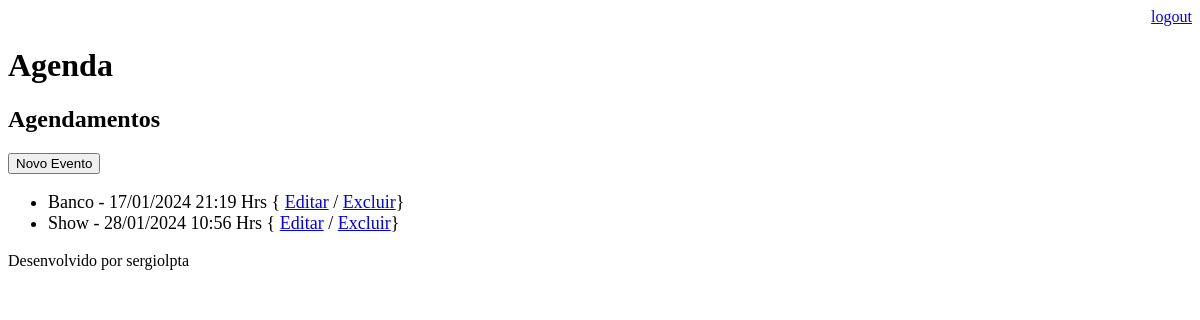
Page /agenda/ (signed in) on the earlier database version.
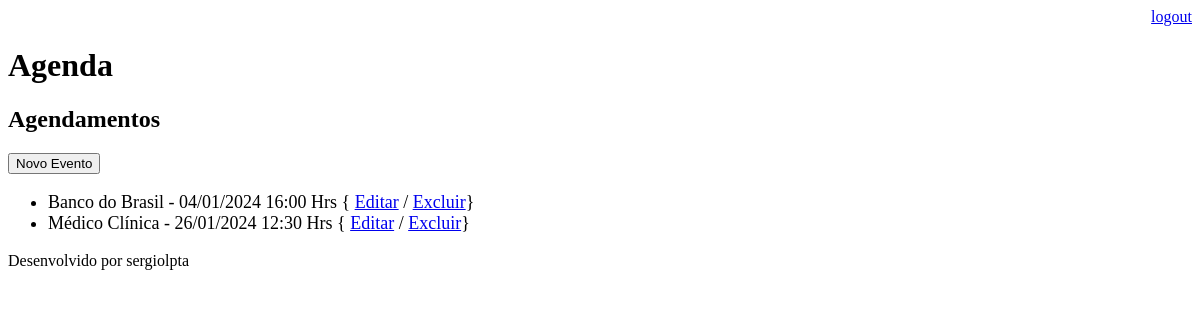
Same page on the later database version.
### core/models.py (models this page shows, shortened)
class Evento(models.Model):
    titulo = models.CharField(max_length=100)
    descricao = models.TextField(blank=True, null=True)
    data_evento = models.DateTimeField(verbose_name='Data do evento')
    data_criacao = models.DateTimeField(auto_now=True)
    usuario = models.ForeignKey(User, on_delete=models.CASCADE)
    class Meta:
        db_table = 'evento'
    def get_data_evento(self):
        return self.data_evento.strftime('%d/%m/%Y %H:%M Hrs')
    def get_evento_atrasado(self):
        if self.data_evento < datetime.now():
            return True
        else:
            return False

### core/views.py (the view)
# urls.py: path("agenda/", views.lista_eventos),
@login_required(login_url='/login/')
def lista_eventos(request):
    usuario = request.user
    data_atual = datetime.now() - timedelta(hours=24)
    evento = Evento.objects.filter(usuario=usuario,
                                   data_evento__gt=data_atual)
    dados = {'eventos': evento}
    return render(request, 'agenda.html', dados)

### templates/agenda.html (shortened to what this page needs)
{% extends "model-page.html" %}
{% block content %}
    <h2>Agendamentos</h2>
    <a href="evento/">
        <button type="button">Novo Evento</button>
    </a>
    <ul style="font-size: 18px">
        {% for evento in eventos %}
            <li>
                <div style=>
                    {{evento.titulo }} - {{evento.get_data_evento }}
                    { <a href="evento/?id={{ evento.id }}">Editar</a>
                    / <a href="evento/delete/{{ evento.id }}">Excluir</a>}
                </div>
            </li>
        {% endfor %}
    </ul>
{% endblock %}

### templates/model-page.html
<!DOCTYPE html>
<html lang="en">
<head>
    {% include "model-header.html" %}
</head>
<body>
    {% block content %} {% endblock %}
    {% include "model-footer.html" %}
</body>
</html>

### templates/model-header.html (shortened to what this page needs)
    <div align="right">
        <a href="/logout">logout</a>
    </div>
    <h1>Agenda</h1>

### templates/model-footer.html
<p>Desenvolvido por sergiolpta</p>

Differences in the rows shown:
removed Evento: titulo "Banco", get_data_evento "17/01/2024 21:19 Hrs"
removed Evento: titulo "Show", get_data_evento "28/01/2024 10:56 Hrs"
added Evento: titulo "Banco do Brasil", get_data_evento "04/01/2024 16:00 Hrs"
added Evento: titulo "Médico Clínica", get_data_evento "26/01/2024 12:30 Hrs"
